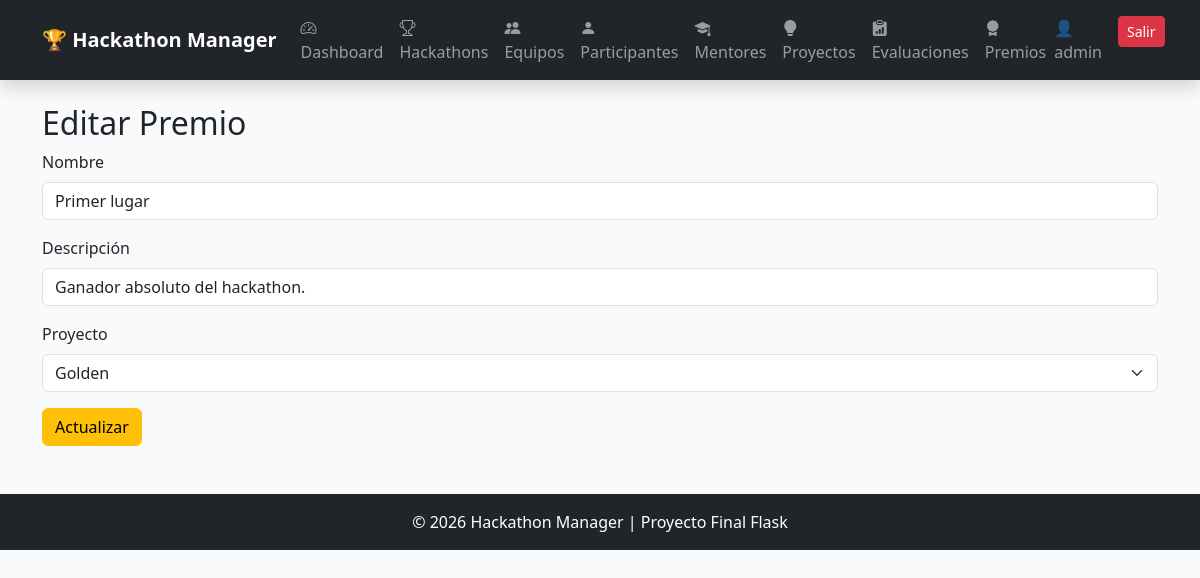
/premios/editar/2 (signed in), run on the app's committed database.
### app/models/usuario.py (models this page shows, shortened)
class Usuario(UserMixin, db.Model):
    __tablename__ = "usuarios"
    id = db.Column(
        db.Integer,
        primary_key=True
    )
    nombre = db.Column(
        db.String(100),
        nullable=False
    )
    email = db.Column(
        db.String(100),
        unique=True,
        nullable=False
    )
    username = db.Column(
        db.String(50),
        unique=True,
        nullable=False
    )
    password = db.Column(
        db.String(255),
        nullable=False
    )
    rol_id = db.Column(
        db.Integer,
        db.ForeignKey("roles.id"),
        nullable=False
    )

### app/models/premio.py (models this page shows)
class Premio(db.Model):
    __tablename__ = "premios"
    id = db.Column(
        db.Integer,
        primary_key=True
    )
    nombre = db.Column(
        db.String(100),
        nullable=False
    )
    descripcion = db.Column(
        db.String(200)
    )
    proyecto_id = db.Column(
        db.Integer,
        db.ForeignKey("proyectos.id")
    )
    proyecto = db.relationship(
        "Proyecto",
        backref="premios"
    )

### app/models/proyecto.py (models this page shows, shortened)
class Proyecto(db.Model):
    __tablename__ = "proyectos"
    id = db.Column(
        db.Integer,
        primary_key=True
    )
    nombre = db.Column(
        db.String(150),
        nullable=False
    )
    descripcion = db.Column(
        db.Text,
        nullable=False
    )
    tecnologia = db.Column(
        db.String(100),
        nullable=False
    )
    estado = db.Column(
        db.String(50),
        default="En desarrollo"
    )
    equipo_id = db.Column(
        db.Integer,
        db.ForeignKey("equipos.id"),
        nullable=False
    )
    evaluaciones = db.relationship(
    "Evaluacion",
    backref="proyecto",
    lazy=True
)

### app/premios/routes.py (the view)
@premio_bp.route(
    "/premios/editar/<int:id>",
    methods=["GET", "POST"]
)
@login_required
def editar_premio(id):
    premio = Premio.query.get_or_404(id)
    proyectos = Proyecto.query.all()
    if request.method == "POST":
        premio.nombre = request.form["nombre"]
        premio.descripcion = request.form["descripcion"]
        premio.proyecto_id = request.form["proyecto_id"]
        db.session.commit()
        return redirect("/premios")
    return render_template(
        "premios/editar.html",
        premio=premio,
        proyectos=proyectos
    )

### app/templates/premios/editar.html
{% extends 'base.html' %}
{% block content %}
<h2>Editar Premio</h2>
<form method="POST">
    <div class="mb-3">
        <label class="form-label">
            Nombre
        </label>
        <input
            type="text"
            name="nombre"
            value="{{ premio.nombre }}"
            class="form-control"
            required>
    </div>
    <div class="mb-3">
        <label class="form-label">
            Descripción
        </label>
        <input
            type="text"
            name="descripcion"
            value="{{ premio.descripcion }}"
            class="form-control">
    </div>
    <div class="mb-3">
        <label class="form-label">
            Proyecto
        </label>
        <select
            name="proyecto_id"
            class="form-select">
            {% for proyecto in proyectos %}
            <option
                value="{{ proyecto.id }}"
                {% if proyecto.id == premio.proyecto_id %}
                selected
                {% endif %}
            >
                {{ proyecto.nombre }}
            </option>
            {% endfor %}
        </select>
    </div>
    <button class="btn btn-warning">
        Actualizar
    </button>
</form>
{% endblock %}

### app/templates/base.html (shortened to what this page needs)
<!DOCTYPE html>
<html lang="es">
<head>
    <link href="https://cdn.jsdelivr.net/npm/bootstrap@5.3.7/dist/css/bootstrap.min.css" rel="stylesheet">
    <link rel="stylesheet" href="https://cdn.jsdelivr.net/npm/bootstrap-icons@1.11.3/font/bootstrap-icons.min.css">
    <link rel="stylesheet" href="{{ url_for('static', filename='css/style.css') }}">
</head>
<body class="bg-light">
<nav class="navbar navbar-expand-lg navbar-dark bg-dark shadow">
    <div class="container">
        <a class="navbar-brand fw-bold" href="/">
            🏆 Hackathon Manager
        </a>
        <div class="collapse navbar-collapse" id="menu">
            <ul class="navbar-nav me-auto">
                {% if current_user.is_authenticated %}
                <li class="nav-item">
                    <a class="nav-link" href="/dashboard">
                        <i class="bi bi-speedometer2"></i> Dashboard
                    </a>
                </li>
                <li class="nav-item">
                    <a class="nav-link" href="/hackathons">
                        <i class="bi bi-trophy"></i> Hackathons
                    </a>
                </li>
                <li class="nav-item">
                    <a class="nav-link" href="/equipos">
                        <i class="bi bi-people-fill"></i> Equipos
                    </a>
                </li>
                <li class="nav-item">
                    <a class="nav-link" href="/participantes">
                        <i class="bi bi-person-fill"></i> Participantes
                    </a>
                </li>
                <li class="nav-item">
                    <a class="nav-link" href="/mentores">
                        <i class="bi bi-mortarboard-fill"></i> Mentores
                    </a>
                </li>
                <li class="nav-item">
                    <a class="nav-link" href="/proyectos">
                        <i class="bi bi-lightbulb-fill"></i> Proyectos
                    </a>
                </li>
                <li class="nav-item">
                    <a class="nav-link" href="/evaluaciones">
                        <i class="bi bi-clipboard-data-fill"></i> Evaluaciones
                    </a>
                </li>
                <li class="nav-item">
                    <a class="nav-link" href="/premios">
                        <i class="bi bi-award-fill"></i> Premios
                    </a>
                </li>
                {% endif %}
            </ul>
            <ul class="navbar-nav">
                {% if current_user.is_authenticated %}
                <li class="nav-item">
                    <span class="navbar-text me-3">
                        👤 {{ current_user.username }}
                    </span>
                </li>
                <li class="nav-item">
                    <a class="btn btn-danger btn-sm" href="/logout">Salir</a>
                </li>
                {% endif %}
            </ul>
        </div>
    </div>
</nav>
<div class="container mt-4">
    {% block content %}
    {% endblock %}
</div>
<footer class="bg-dark text-white text-center mt-5 p-3">
    © 2026 Hackathon Manager | Proyecto Final Flask
</footer>
</body>
</html>

### app/static/css/style.css (style rules this page uses)
body { background: url("../img/mifoto1.png"); background-size: cover; background-position: center; background-repeat: no-repeat; background-attachment: fixed; position: relative; }
body::before { content: ""; position: fixed; top: 0; left: 0; width: 100%; height: 100%; background: rgba(255, 255, 255, 0.158); z-index: -1; }

### data on the page
Usuario: username "admin"
Premio: nombre "Primer lugar", descripcion "Ganador absoluto del hackathon.", proyecto_id "Golden"
